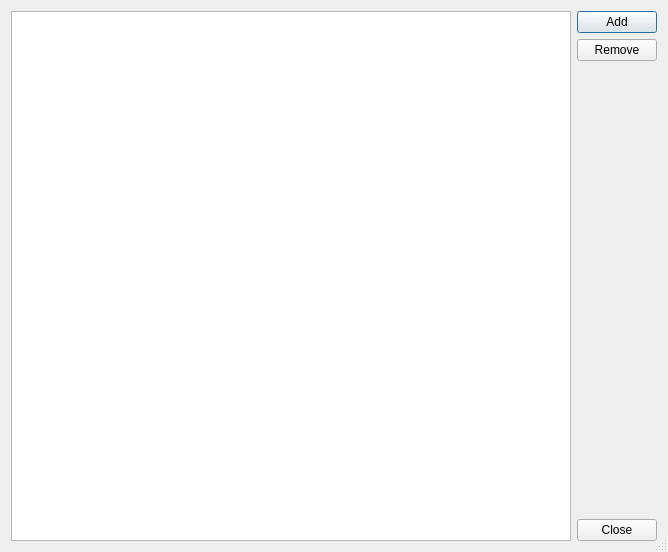
<?xml version="1.0" encoding="UTF-8"?>
<ui version="4.0">
 <class>dbc_manager</class>
 <widget class="QDialog" name="dbc_manager">
  <property name="geometry">
   <rect>
    <x>0</x>
    <y>0</y>
    <width>668</width>
    <height>552</height>
   </rect>
  </property>
  <property name="windowTitle">
   <string>DBC Manager</string>
  </property>
  <property name="sizeGripEnabled">
   <bool>true</bool>
  </property>
  <property name="modal">
   <bool>true</bool>
  </property>
  <layout class="QHBoxLayout" name="horizontalLayout">
   <item>
    <widget class="QListWidget" name="list_dbc">
     <property name="editTriggers">
      <set>QAbstractItemView::EditTrigger::NoEditTriggers</set>
     </property>
     <property name="selectionMode">
      <enum>QAbstractItemView::SelectionMode::MultiSelection</enum>
     </property>
     <property name="viewMode">
      <enum>QListView::ViewMode::ListMode</enum>
     </property>
    </widget>
   </item>
   <item>
    <layout class="QVBoxLayout" name="verticalLayout">
     <item>
      <widget class="QPushButton" name="button_dbc_add">
       <property name="text">
        <string>Add</string>
       </property>
      </widget>
     </item>
     <item>
      <widget class="QPushButton" name="button_dbc_remove">
       <property name="text">
        <string>Remove</string>
       </property>
      </widget>
     </item>
     <item>
      <spacer name="verticalSpacer">
       <property name="orientation">
        <enum>Qt::Orientation::Vertical</enum>
       </property>
       <property name="sizeHint" stdset="0">
        <size>
         <width>20</width>
         <height>40</height>
        </size>
       </property>
      </spacer>
     </item>
     <item>
      <widget class="QPushButton" name="button_dbc_close">
       <property name="text">
        <string>Close</string>
       </property>
      </widget>
     </item>
    </layout>
   </item>
  </layout>
 </widget>
 <resources/>
 <connections>
  <connection>
   <sender>button_dbc_close</sender>
   <signal>clicked()</signal>
   <receiver>dbc_manager</receiver>
   <slot>accept()</slot>
   <hints>
    <hint type="sourcelabel">
     <x>627</x>
     <y>526</y>
    </hint>
    <hint type="destinationlabel">
     <x>611</x>
     <y>460</y>
    </hint>
   </hints>
  </connection>
 </connections>
</ui>
